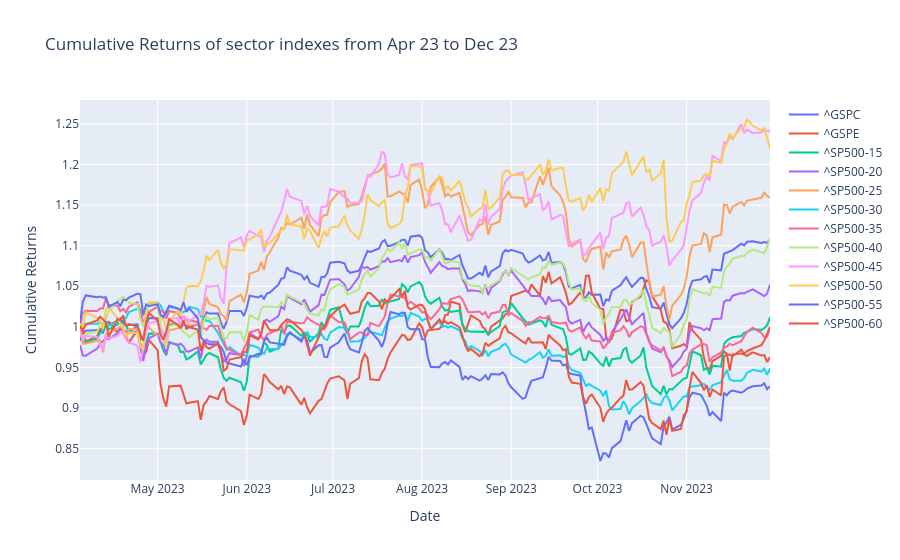

The cell this chart's notebook holds for it:
### Code cell
for ind in index_tickers:
    cumulative_returns[ind] = (1 + index_data_outs[ind]).cumprod()
    print(ind)

cumulative_returns.index = pd.to_datetime(cumulative_returns.index)
outsample_data = cumulative_returns.loc[outsample_startdate:outsample_enddate]

fig = go.Figure()

for column in outsample_data.columns:
    fig.add_trace(go.Scatter(x=outsample_data.index,
                                y=outsample_data[column],
                                mode='lines',
                                name=column))

fig.update_layout(
    title=f'Cumulative Returns of sector indexes from Apr 23 to Dec 23',
    xaxis_title='Date',
    yaxis_title='Cumulative Returns',
    hovermode="x unified"
)

fig.show()

### Figure 1 — Plotly figure (JSON) as saved in the notebook; plotly's stock layout.template omitted (floating-point values rounded to 4 significant figures; data arrays with more than 128 entries replaced by an {"elided": "..."} marker saying what was removed)
{"data": [{"mode": "lines", "name": "^GSPC", "type": "scatter", "x": {"elided": "167 str values"}, "y": {"elided": "167 float values"}}, {"mode": "lines", "name": "^GSPE", "type": "scatter", "x": {"elided": "167 str values"}, "y": {"elided": "167 float values"}}, {"mode": "lines", "name": "^SP500-15", "type": "scatter", "x": {"elided": "167 str values"}, "y": {"elided": "167 float values"}}, {"mode": "lines", "name": "^SP500-20", "type": "scatter", "x": {"elided": "167 str values"}, "y": {"elided": "167 float values"}}, {"mode": "lines", "name": "^SP500-25", "type": "scatter", "x": {"elided": "167 str values"}, "y": {"elided": "167 float values"}}, {"mode": "lines", "name": "^SP500-30", "type": "scatter", "x": {"elided": "167 str values"}, "y": {"elided": "167 float values"}}, {"mode": "lines", "name": "^SP500-35", "type": "scatter", "x": {"elided": "167 str values"}, "y": {"elided": "167 float values"}}, {"mode": "lines", "name": "^SP500-40", "type": "scatter", "x": {"elided": "167 str values"}, "y": {"elided": "167 float values"}}, {"mode": "lines", "name": "^SP500-45", "type": "scatter", "x": {"elided": "167 str values"}, "y": {"elided": "167 float values"}}, {"mode": "lines", "name": "^SP500-50", "type": "scatter", "x": {"elided": "167 str values"}, "y": {"elided": "167 float values"}}, {"mode": "lines", "name": "^SP500-55", "type": "scatter", "x": {"elided": "167 str values"}, "y": {"elided": "167 float values"}}, {"mode": "lines", "name": "^SP500-60", "type": "scatter", "x": {"elided": "167 str values"}, "y": {"elided": "167 float values"}}], "layout": {"hovermode": "x unified", "title": {"text": "Cumulative Returns of sector indexes from Apr 23 to Dec 23"}, "xaxis": {"title": {"text": "Date"}}, "yaxis": {"title": {"text": "Cumulative Returns"}}}}
